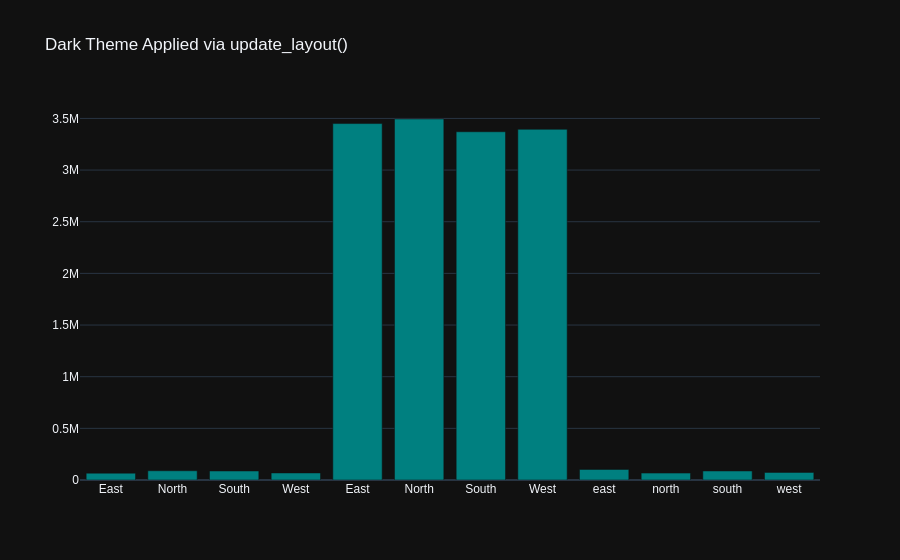

Here is the notebook cell this chart was saved with:
### Markdown cell above
### Global Layout Tuning: `fig.update_layout()`
**Explanation**: Updates template styles, font families, dark mode themes, and legend placements globally.

**Syntax**: `fig.update_layout(template='plotly_dark', title_font_size=16)`

### Code cell
fig = go.Figure(data=[bar_trace])
fig.update_layout(template='plotly_dark', title='Dark Theme Applied via update_layout()', font=dict(family='Arial', size=12))
fig.show()
print('Layout updated to dark template.')

### Figure 1 — Plotly figure (JSON) as saved in the notebook; plotly's stock layout.template omitted (floating-point values rounded to 4 significant figures)
{"data": [{"marker": {"color": "teal"}, "name": "Revenue", "x": [" East ", " North ", " South ", " West ", "East", "North", "South", "West", "east", "north", "south", "west"], "y": [66060.0, 89340.0, 86820.0, 68140.0, 3450000.0, 3494000.0, 3371000.0, 3394000.0, 102300.0, 66580.0, 87420.0, 73460.0], "type": "bar"}], "layout": {"font": {"family": "Arial", "size": 12}, "title": {"text": "Dark Theme Applied via update_layout()"}}}
